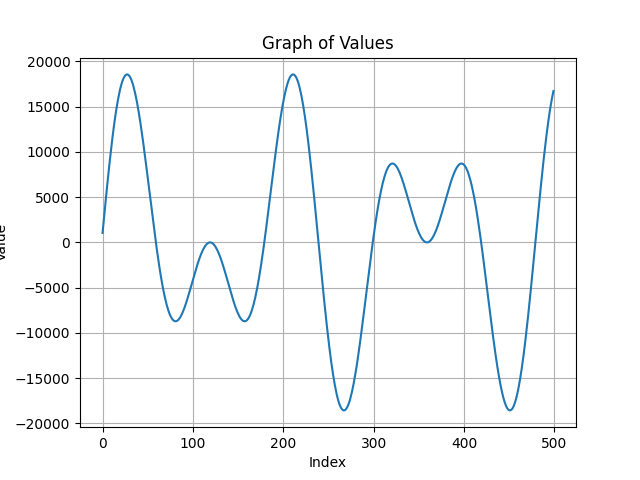

Python code for this plot:
import sys
import matplotlib.pyplot as plt
import numpy as np
import os

def plot_graph(values):
    plt.plot(values)
    plt.xlabel('Index')
    plt.ylabel('Value')
    plt.title('Graph of Values')
    plt.grid(True)
    plt.savefig('graph.png')  # Save the plot as an image
    plt.xlim((0,500))
    plt.show()

def main():
    with open("fifo_pipe", 'rb') as fifo:
        values = np.fromfile(fifo, dtype=int)


    plot_graph(values)
    os.unlink("fifo_pipe")

if __name__ == "__main__":
    main()
